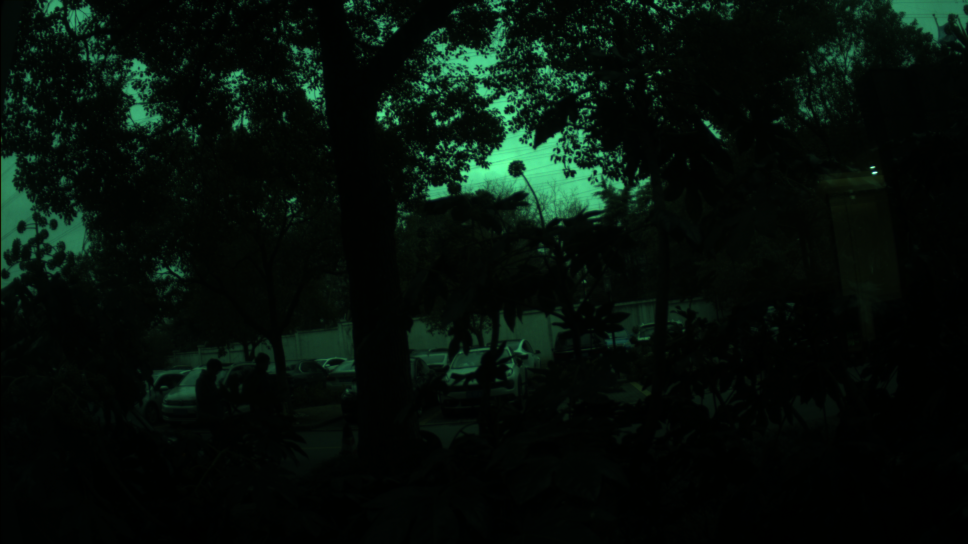
#> input picture img/night-0.png, 1936 x 1088 px, found by its file name (shown at 1/2 size)
$ python Sobel.py   (older library calls are emulated)
#> lines starting #> are read from the running program, lines starting #| are printed output that depends on the picture
# ****************************************************************************************#
# Encoding:         UTF-8
# ----------------------------------------------------------------------------------------
# File Name:        Sobel.py
# Descriptions:     Sobel边缘检测算法
# -----------------------------------------README-----------------------------------------
#
#
# ----------------------------------------------------------------------------------------
# ****************************************************************************************#


import cv2
import numpy as np
from time import time


def Sobel(src: np.ndarray):
    gray = cv2.cvtColor(src, cv2.COLOR_BGR2GRAY)
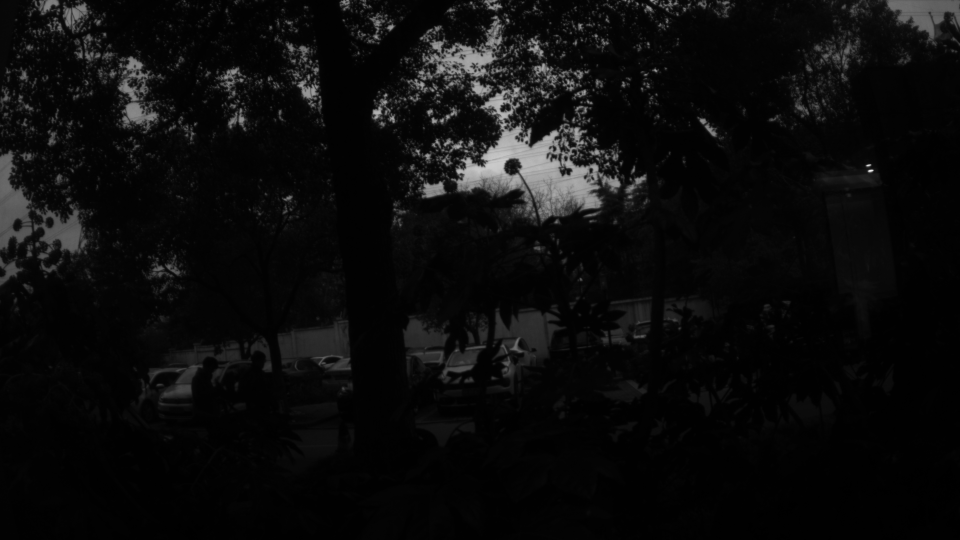
#> gray: shape (1080, 1920) (shown at 1/2 size); min 0, max 255, mean 12
    # 计算水平和垂直方向的梯度
    grad_x = cv2.Sobel(gray, cv2.CV_64F, 1, 0, ksize=3)
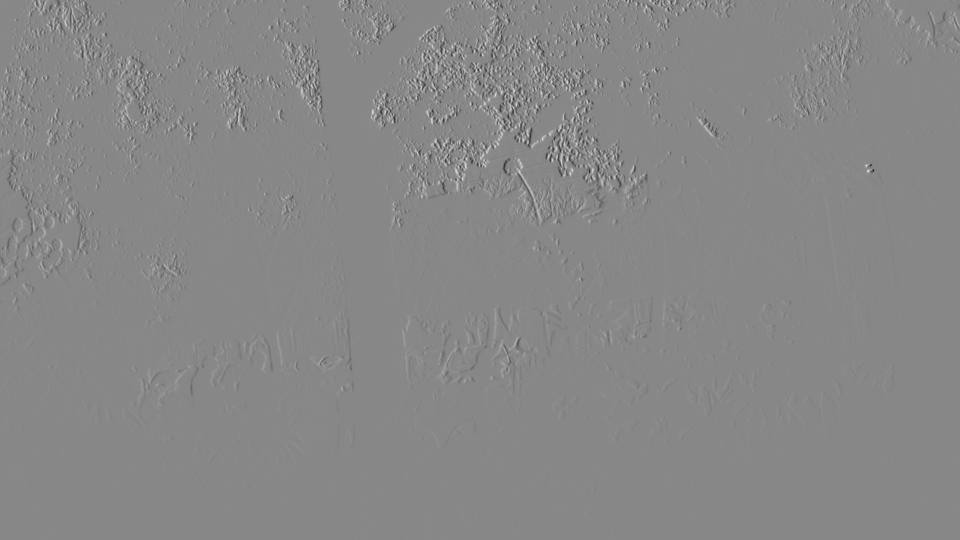
#> grad_x: shape (1080, 1920) float64 (shown at 1/2 size); min -554, max 486, mean -0.1; drawn with min black and max white
    grad_y = cv2.Sobel(gray, cv2.CV_64F, 0, 1, ksize=3)
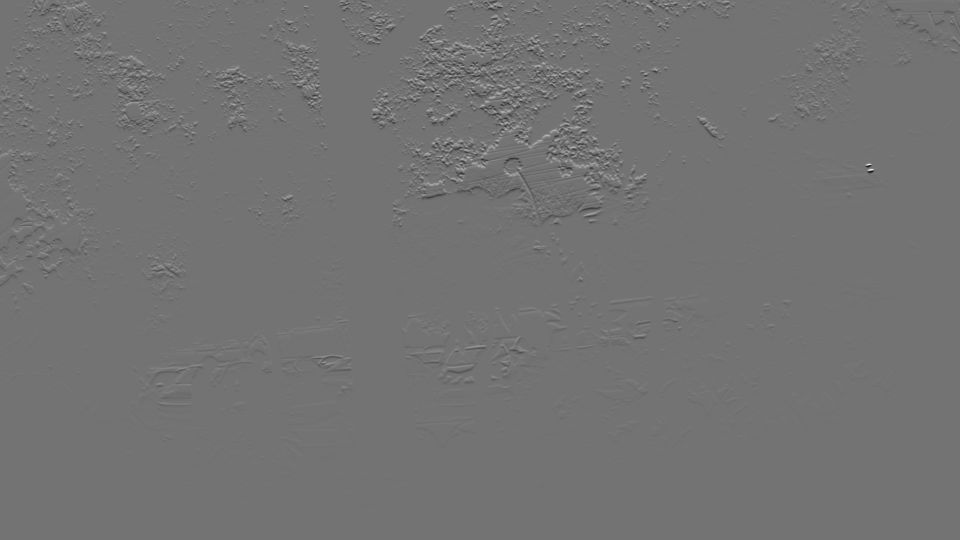
#> grad_y: shape (1080, 1920) float64 (shown at 1/2 size); min -576, max 697, mean -0.2; drawn with min black and max white
    # 计算梯度幅值
    grad_magnitude = np.sqrt(grad_x * grad_x + grad_y * grad_y)
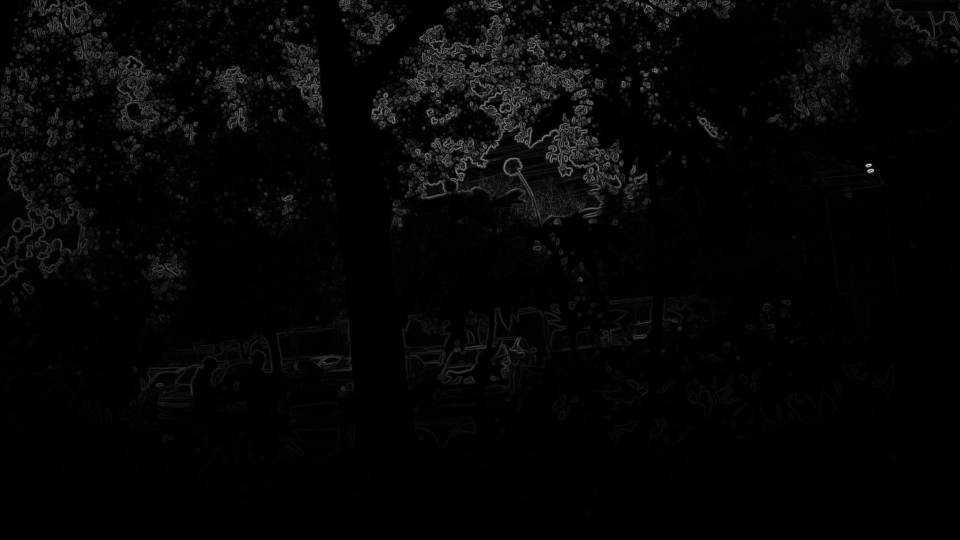
#> grad_magnitude: shape (1080, 1920) float64 (shown at 1/2 size); min 0, max 707.2, mean 15.9; drawn with min black and max white
    return grad_magnitude.astype(np.uint8)
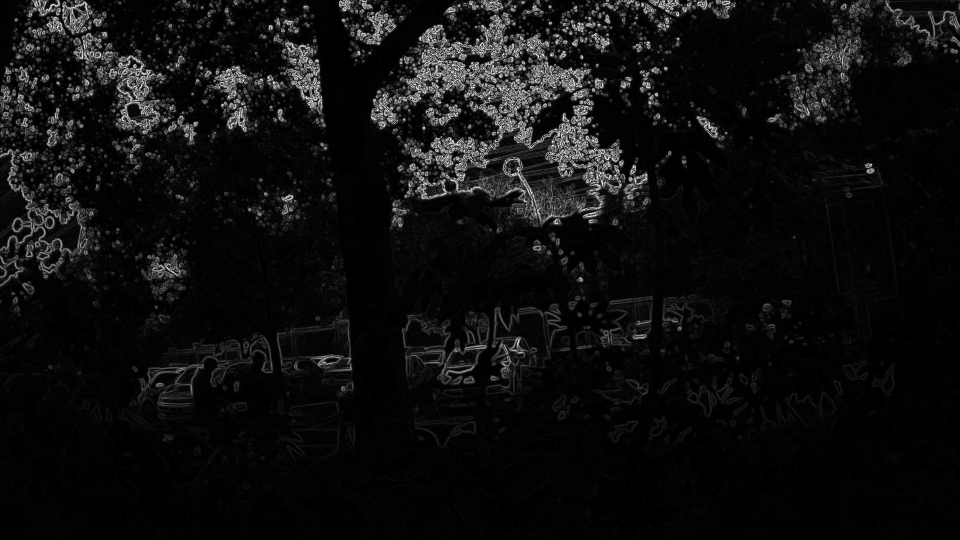
#> returned value: shape (1080, 1920) (shown at 1/2 size); min 0, max 255, mean 14.7


if __name__ == "__main__":
    path = "./img/night-0.png"
    src = cv2.imread(path)[4:1084, 8:1928]

    start = time()
    dst = Sobel(src)
    print(f"Running time = {time()-start}s")

    cv2.imshow("src", cv2.resize(src, (960, 540)))
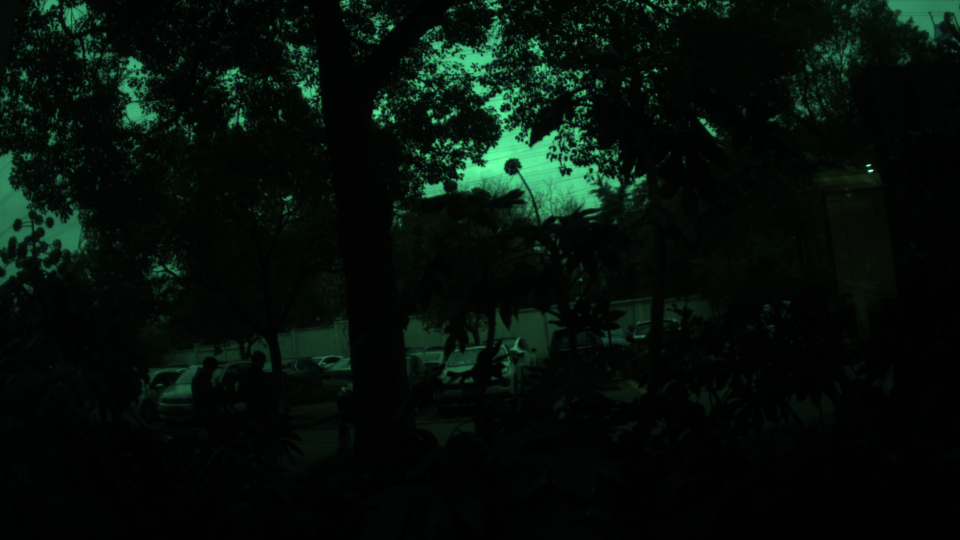
#> window 'src': shape (540, 960, 3); mean B, G, R 9.8, 15.7, 5.8
    cv2.imshow("dst", cv2.resize(dst, (960, 540)))
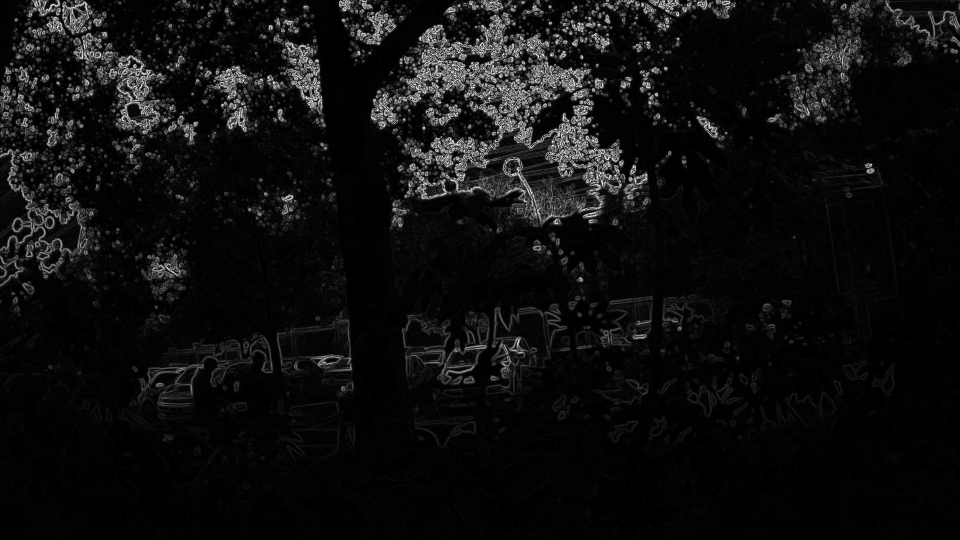
#> window 'dst': shape (540, 960); min 0, max 247, mean 14.8
    cv2.waitKey()
    cv2.destroyAllWindows()
